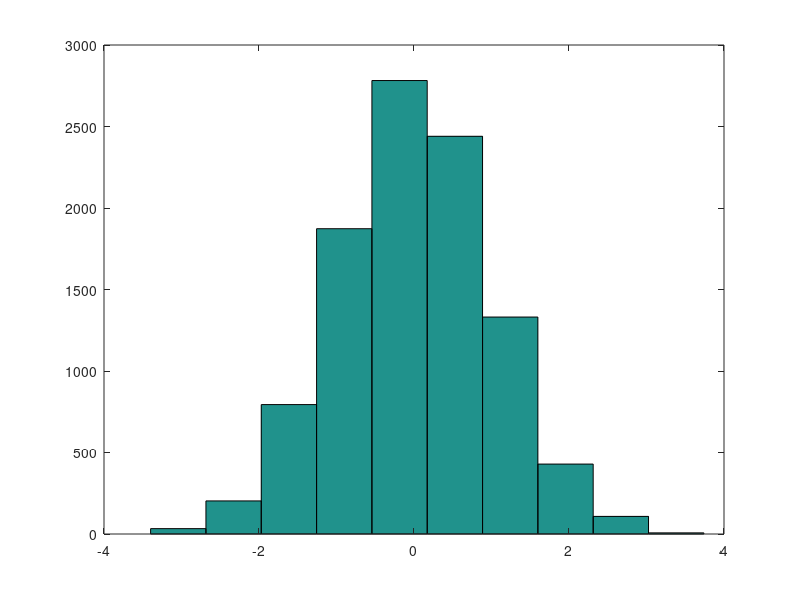

The MATLAB script that drew this image:
printf("hello")

% save a histogram of 10,000 random numbers
yn = randn(10000,1);
hist(yn)
print('-f1','-djpeg','results/myHistogram.jpg')